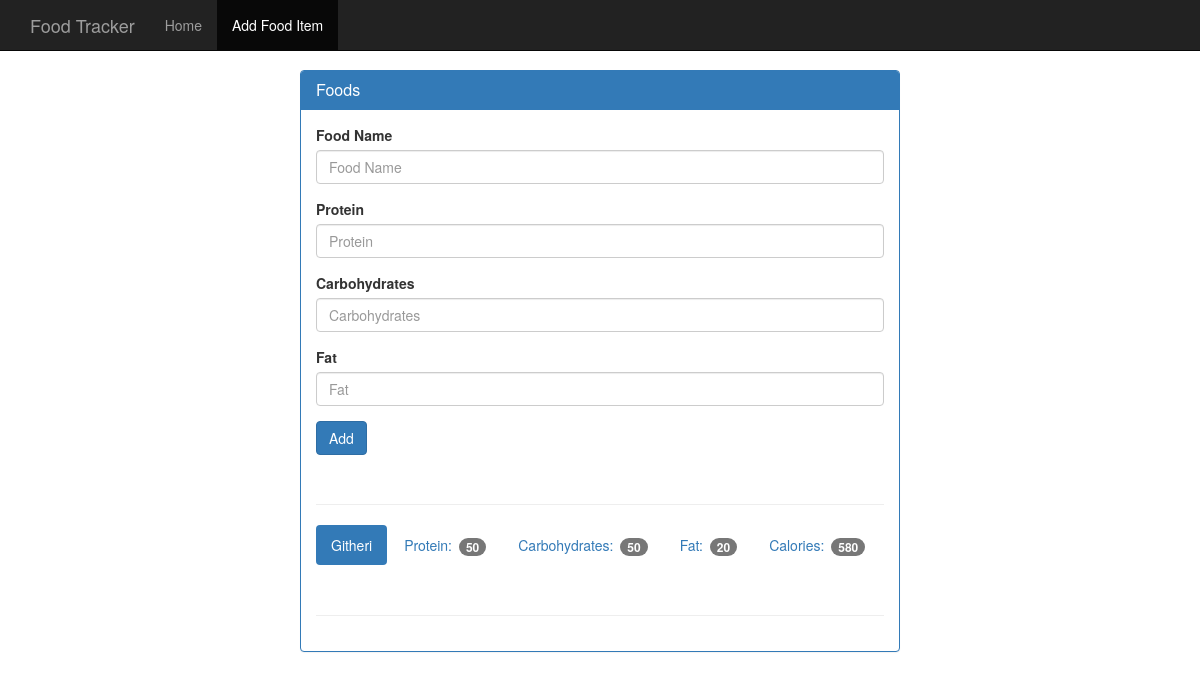
The app's page /food, older data.
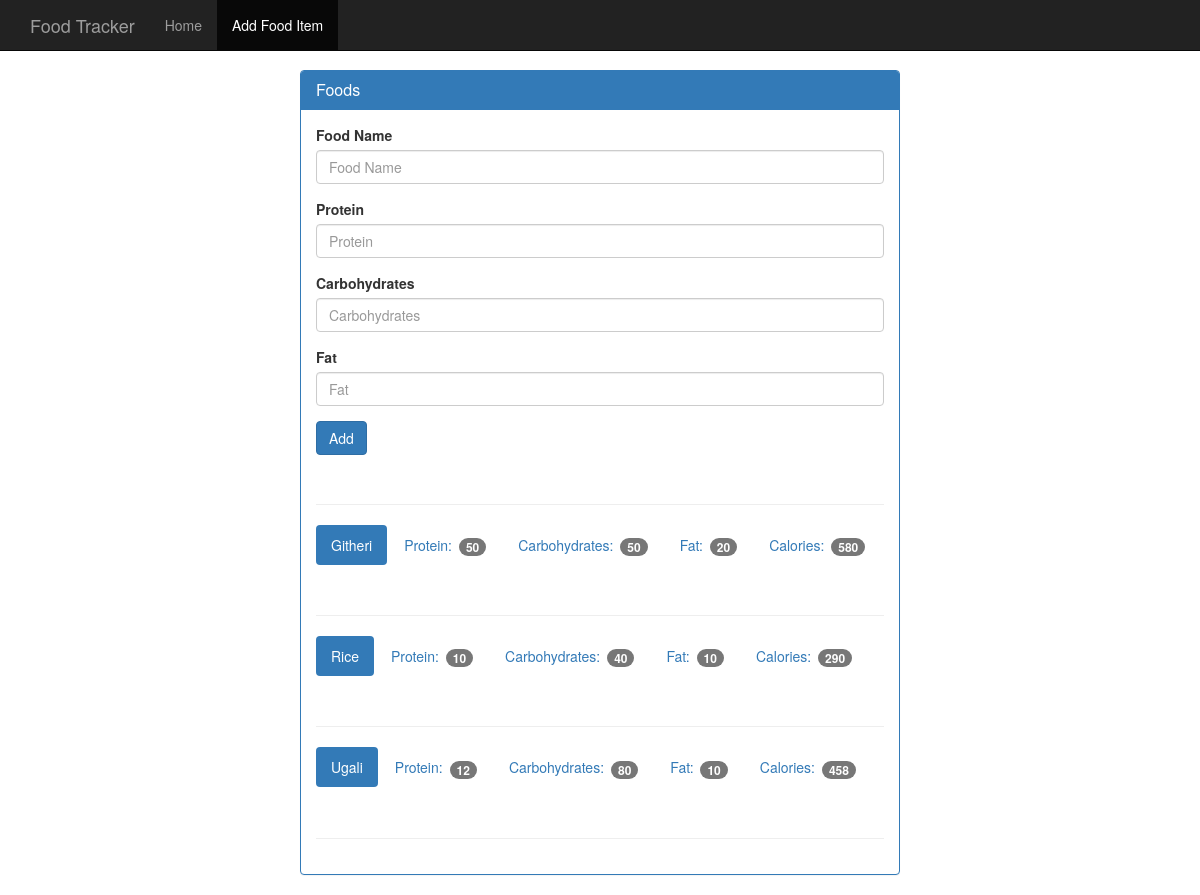
The same page, newer data.
### tables this page shows
CREATE TABLE food (
    id integer primary key autoincrement,
    name text not null,
    protein integer not null,
    carbohydrates integer not null,
    fat integer not null,
    calories integer not null
);

### app.py (the view, shortened to what this page needs)
@app.route('/food', methods=['GET', 'POST'])
def food():
    db = get_db()
    cur = db.execute('select name, protein, carbohydrates,fat, calories from food')
    results = cur.fetchall()
    return render_template('add_food.html', results=results)

### database.py (called while the page is built)
def connect_db():
    sql = sqlite3.connect('food_log.db')
    sql.row_factory = sqlite3.Row
    return sql

def get_db():
    if not hasattr(g, 'sqlite_db'):
        g.sqlite_db = connect_db()
    return g.sqlite_db

### templates/add_food.html
     {% extends "base.html" %}
    {% block body %}
    <nav class="navbar navbar-inverse navbar-fixed-top">
      <div class="container">
        <div class="navbar-header">
          <a class="navbar-brand" href="{{ url_for('index') }}">Food Tracker</a>
        </div>
        <div id="navbar" class="navbar-collapse collapse">
          <ul class="nav navbar-nav">
            <li><a href="{{ url_for('index') }}">Home</a></li>
            <li class="active"><a href="{{ url_for('food') }}">Add Food Item</a></li>
          </ul>
        </div>
      </div>
    </nav>
    <div class="container theme-showcase col-sm-6 col-sm-offset-3" role="main">
      <div class="row">
        <div>
          <div class="panel panel-primary">
            <div class="panel-heading">
              <h3 class="panel-title">Foods</h3>
            </div>
            <div class="panel-body">
              <form method="POST" action="{{ url_for('food') }}">
                <div class="form-group">
                  <label for="food-name">Food Name</label>
                  <input type="text" class="form-control" id="food-name" name="food-name" placeholder="Food Name">
                </div>
                <div class="form-group">
                  <label for="protein">Protein</label>
                  <input type="number" class="form-control" id="protein" name="protein" placeholder="Protein">
                </div>
                <div class="form-group">
                  <label for="carbohydrates">Carbohydrates</label>
                  <input type="number" class="form-control" id="carbohydrates" name="carbohydrates" placeholder="Carbohydrates">
                </div>
                <div class="form-group">
                  <label for="fat">Fat</label>
                  <input type="number" class="form-control" id="fat" name="fat" placeholder="Fat">
                </div>
                <button type="submit" class="btn btn-primary">Add</button>
              </form>
              <div class="page-header"></div>
              {% for food in results %}
              <ul class="nav nav-pills" role="tablist">
                <li class="active"><a>{{ food.name }}</a></li>
                <li><a>Protein: <span class="badge">{{ food.protein }}</span></a></li>
                <li><a>Carbohydrates: <span class="badge">{{ food.carbohydrates }}</span></a></li>
                <li><a>Fat: <span class="badge">{{ food.fat }}</span></a></li>
                <li><a>Calories: <span class="badge">{{ food.calories }}</span></a></li>
              </ul>
               <div class="page-header"></div>
              {% endfor %}
            </div>
          </div>
        </div>
      </div>
    </div>
  {% endblock %}

Row changes from the older to the newer data that the page shows:
added food: name "Rice", protein "10", carbohydrates "40", fat "10", calories "290"
added food: name "Ugali", protein "12", carbohydrates "80", fat "10", calories "458"
